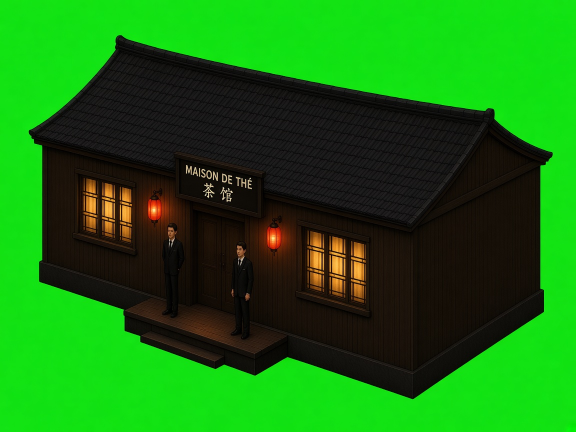
#> input picture art-gen/gen_cl_maison_the_t1.jpg, 1152 x 864 px (shown at 1/2 size)
$ python tools_chinalake.py
#> lines starting #> are read from the running program, lines starting #| are printed output that depends on the picture
### tools_finitions.py
# Finitions visuelles (branche creation/finitions-visuelles). N'écrit jamais dans src/.
# 1) porte du sarcophage v3 (dôme entier)  2) matte du projecteur et de la rotonde  3) table de jeu rectangulaire
import json, math, os, sys
import numpy as np
from PIL import Image
from scipy import ndimage
HERE = os.path.dirname(os.path.abspath(__file__)); sys.path.insert(0, HERE)
import tools_interiors as TI
YAW, PITCH, K = 34.5, 28.8, 50
cy, sy = math.cos(math.radians(YAW)), math.sin(math.radians(YAW))
G = HERE + '/art-gen/'; A = HERE + '/assets/'

def mag_edge_pct(rgba):
    """% des pixels de bord (alpha 1..254, ou opaques à 2 px du transparent) à teinte magenta."""
    a = rgba[..., 3].astype(int); op = a > 0
    edge = ((a > 0) & (a < 255)) | (op & ~ndimage.binary_erosion(op, iterations=2))
    p = rgba[..., :3].astype(int); r, g, b = p[..., 0], p[..., 1], p[..., 2]
    mag = (np.minimum(r, b) - g > 25) & (r > 60) & (b > 60)
    n = edge.sum(); return round(100 * (mag & edge).sum() / max(1, n), 2), int(n)

# [19 lines left out: function rematte, not called in this run]

GATE_SCALE = 1.10  # mesuré : l'arche de gen_steel_gate3 est 0,91x celle de gen_steel_gate2 à largeur totale égale
# [45 lines left out: functions align_to_old, gate, mattes, not called in this run]

def key_green_obj(path):
#> called with path = 'art-gen/gen_cl_maison_the_t1.jpg'
    a = np.asarray(Image.open(path).convert('RGB')).astype(float); r, g, b = a[..., 0], a[..., 1], a[..., 2]
#> after `r, g, b = (a[..., 0], a[..., 1], a[..., 2])`:
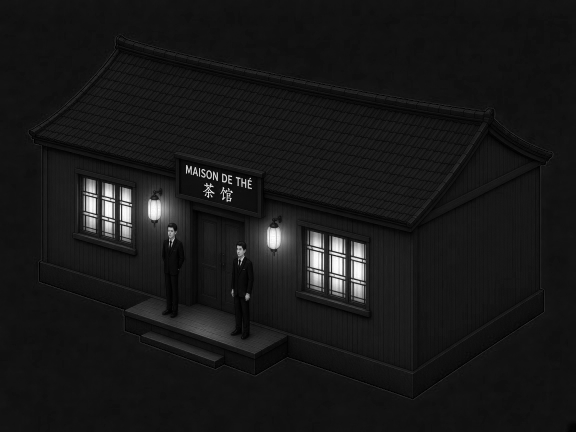
#> r: shape (864, 1152) float64 (shown at 1/2 size); min 0, max 255, mean 23.8
#> after `r, g, b = (a[..., 0], a[..., 1], a[..., 2])`:
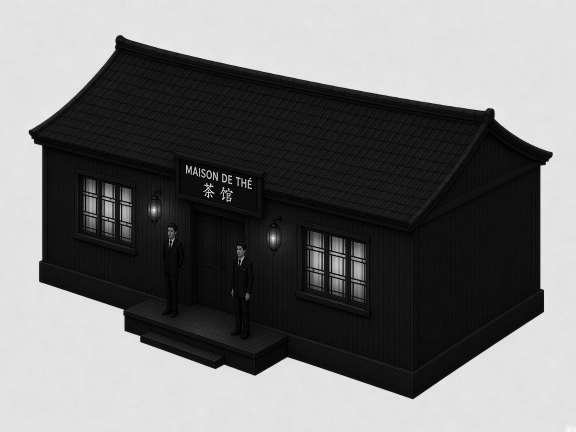
#> g: shape (864, 1152) float64 (shown at 1/2 size); min 0, max 255, mean 116.4
#> after `r, g, b = (a[..., 0], a[..., 1], a[..., 2])`:
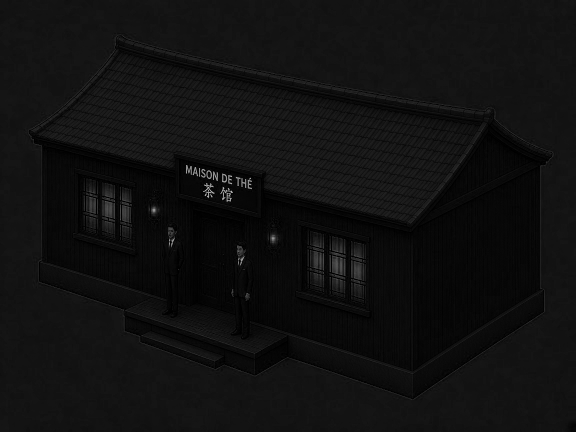
#> b: shape (864, 1152) float64 (shown at 1/2 size); min 0, max 231, mean 16.2
    ex = g - np.maximum(r, b)                      # fond vert vif (0, 230, 0)
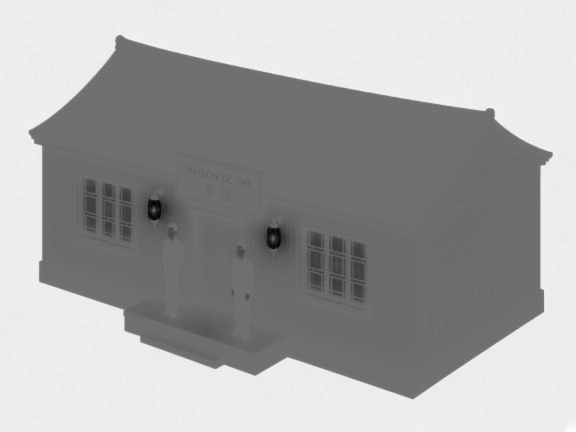
#> ex: shape (864, 1152) float64 (shown at 1/2 size); min -187, max 237, mean 91.8; drawn with min black and max white
    al = np.clip((150 - ex) / 60, 0, 1)
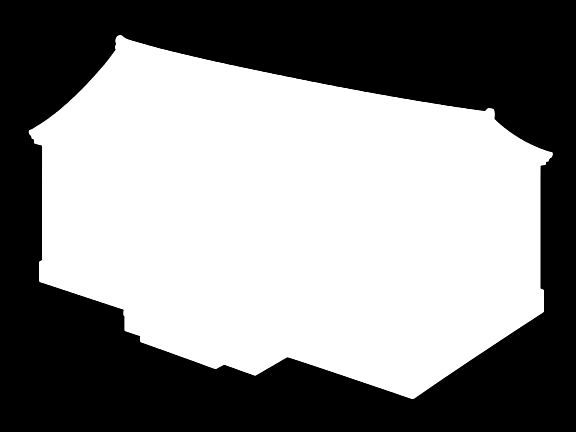
#> al: shape (864, 1152) float64 (shown at 1/2 size); min 0, max 1, mean 0.538
    al = ndimage.binary_opening(al > 0.5, iterations=2) * al
    a[..., 1] = np.minimum(g, np.maximum(r, b) * 1.15 + 6) * (al < 0.999) + g * (al >= 0.999)  # despill vert des bords
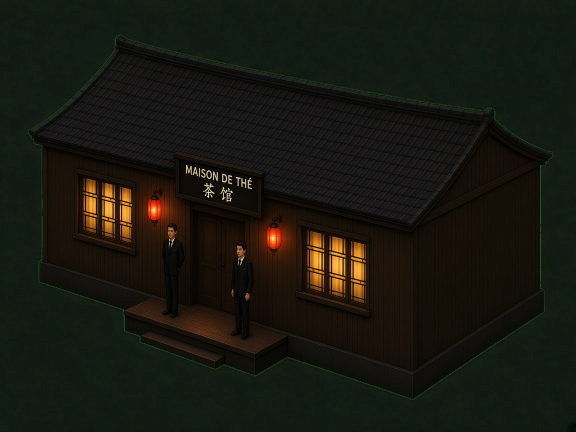
#> a: shape (864, 1152, 3) float64 (shown at 1/2 size); mean R, G, B 23.8, 24.5, 16.2
    hard = ndimage.binary_fill_holes(al > 0.5); al = np.where(hard, np.maximum(al, (ex < 60)), al)
#> (the rest of the program and of its run is left out)
